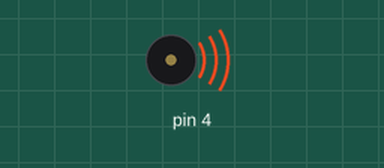
This sketch was run on a simulated Arduino Uno, built with avr-gcc and run on an emulated ATmega328P. Shown: buzzer (waves = sounding).

Above: at 0.17 s.
At 5.6 s:
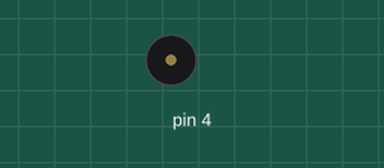
Timing chart, 0 to 7.0 s (numbered marks = the images above):
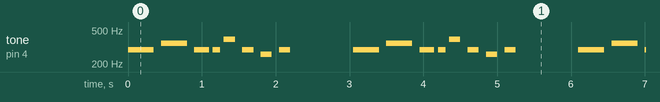

The sketch:

craizy_frog.ino
```cpp
void setup() {
 pinMode(4,OUTPUT);
}

void loop() {
tone(4,293,350);
delay(450);
tone(4,349,350);
delay(450);
tone(4,293,200);
delay(250);
tone(4,293,100);
delay(150);
tone(4,392,150);
delay(250);
tone(4,293,150);
delay(250);
tone(4,261,150);
delay(250);
tone(4,293,150);
delay(1000);
}
```

Measured:
- by itself, tone on pin 4: repeats every 3.1 s: silent 0.10 s, 349 Hz 0.35 s, silent 0.10 s, 293 Hz 0.20 s, silent 0.05 s, 293 Hz 0.10 s, silent 0.05 s, 392 Hz 0.15 s, silent 0.10 s, 293 Hz 0.15 s, silent 0.10 s, 261 Hz 0.15 s, silent 0.10 s, 293 Hz 0.15 s, silent 0.85 s, 293 Hz 0.35 s
